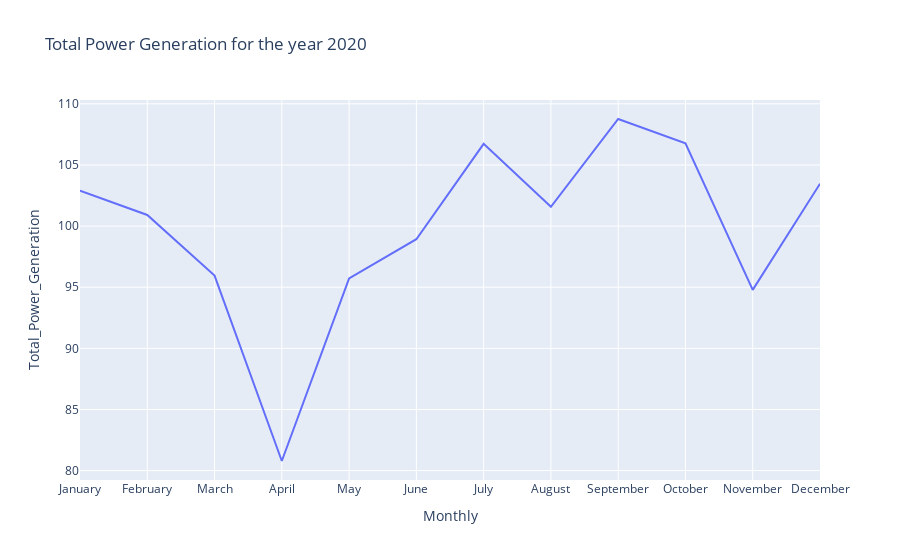

Notebook source saved alongside this figure:
### Code cell
fig = px.line(year_2020, x='Monthly', y='Total_Power_Generation', title='Total Power Generation for the year 2020')
fig.show()

### Figure 1 — Plotly figure (JSON) as saved in the notebook; plotly's stock layout.template omitted (floating-point values rounded to 4 significant figures)
{"data": [{"hovertemplate": "Monthly=%{x}<br>Total_Power_Generation=%{y}<extra></extra>", "legendgroup": "", "line": {"color": "#636efa", "dash": "solid"}, "marker": {"symbol": "circle"}, "mode": "lines", "name": "", "orientation": "v", "showlegend": false, "type": "scatter", "x": ["January", "February", "March", "April", "May", "June", "July", "August", "September", "October", "November", "December"], "xaxis": "x", "y": [102.9, 100.9, 95.96, 80.79, 95.72, 98.93, 106.7, 101.6, 108.8, 106.8, 94.78, 103.5], "yaxis": "y"}], "layout": {"legend": {"tracegroupgap": 0}, "title": {"text": "Total Power Generation for the year 2020"}, "xaxis": {"anchor": "y", "domain": [0, 1], "title": {"text": "Monthly"}}, "yaxis": {"anchor": "x", "domain": [0, 1], "title": {"text": "Total_Power_Generation"}}}}
